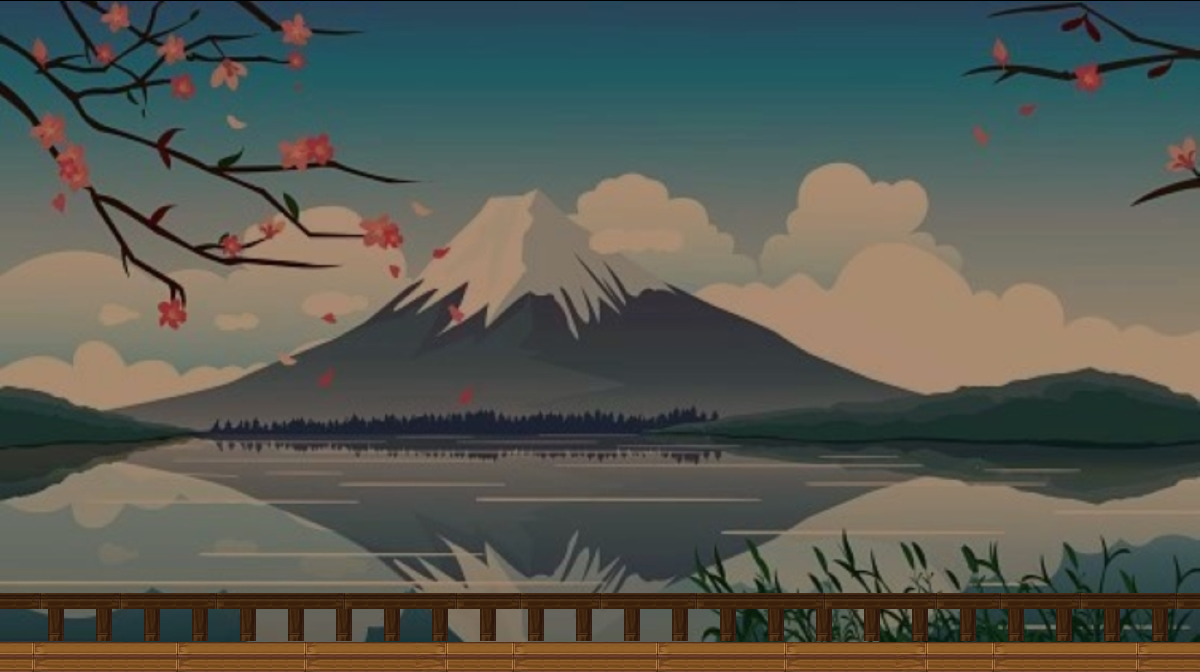

Below is a game level as drawn by its tile map, then a one-line description and the .tmx that defines it (tile-layer data replaced by summaries):
An orthogonal 75x42 tile map with 16x16 px tiles, 2 tile layers (obstaclelvl3, decorlvl3), 2 tilesets, 1 image layer.

<map version="1.5" tiledversion="1.7.2" orientation="orthogonal" renderorder="right-down" width="75" height="42" tilewidth="16" tileheight="16" infinite="0" nextlayerid="7" nextobjectid="1">
 <tileset firstgid="1" source="planche.tsx" />
 <tileset firstgid="2117" name="Planche2" tilewidth="16" tileheight="16" tilecount="2116" columns="46">
  <image source="planche2.png" width="736" height="736" />
 </tileset>
 <group id="3" name="Groupe 1" offsetx="488" offsety="-3710">
  <imagelayer id="2" name="background" locked="1" offsetx="-488" offsety="3711.33">
   <image source="mt_fugi2.jpg" width="1200" height="676" />
  </imagelayer>
  <layer id="1" name="obstaclelvl3" width="75" height="42" offsetx="-487.167" offsety="3712.17">
   <data>[3150 cells, 150 non-empty, 6 distinct tile ids]</data>
  </layer>
  <layer id="5" name="decorlvl3" width="75" height="42" offsetx="-487.333" offsety="3711.67">
   <data>[3150 cells, 123 non-empty, 4 distinct tile ids]</data>
  </layer>
 </group>
</map>